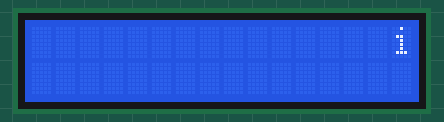
This sketch was run on a simulated Arduino Uno, built with avr-gcc and run on an emulated ATmega328P. Parts: 16×2 character LCD. What the sketch prints to the serial monitor is not drawn.

Above: at 0.13 s.
At 1.04 s:
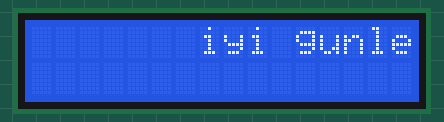
At 1.8 s:
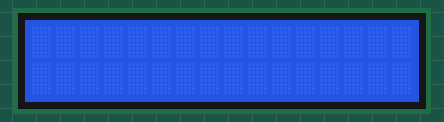
At 2.3 s:
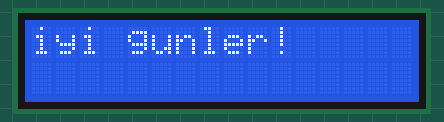
At 3.76 s:
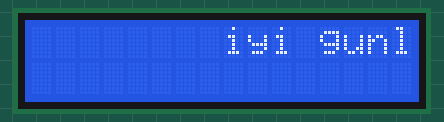
At 5.25 s:
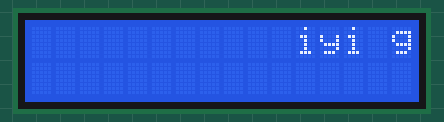

Measured:
- by itself, everything shown: repeats every 4.7 s, in 33 steps
- what the display in image 2 shows lasts 0.5 s, from 1.8 s to 2.3 s
- what the display in image 3 shows lasts 0.6 s, from 2.3 s to 2.9 s

The sketch:

W06T02.I2C.2x16-LCD.Printing.ino
```cpp
// #include <Wire.h>  // Comes with Arduino IDE
// Get the LCD I2C Library here:
// https://bitbucket.org/fmalpartida/new-liquidcrystal/downloads


#include <LiquidCrystal_I2C.h>
LiquidCrystal_I2C lcd(0x27, 2, 1, 0, 4, 5, 6, 7, 3, POSITIVE);
String mesaj = "iyi gunler!";

void setup() {
  // put your setup code here, to run once:
  lcd.begin(16,2);
  lcd.backlight();
  Serial.begin(9600);
}

void loop() {
  // put your main code here, to run repeatedly:
  Serial.print(mesaj.length());
  lcd.home();
  for(int i = 15; i>0; i--){
    lcd.setCursor(i,0);
    lcd.print(mesaj);
    delay(100);
    lcd.clear();
    }
    lcd.clear();
    delay(500);
    lcd.print(mesaj);
    delay(500);

    for(int i = 0; i<=16; i++){
    lcd.setCursor(i,0);
    lcd.print(mesaj);
    delay(100);
    lcd.clear();
    }
  //lcd.setCursor(10,1);
}
```
